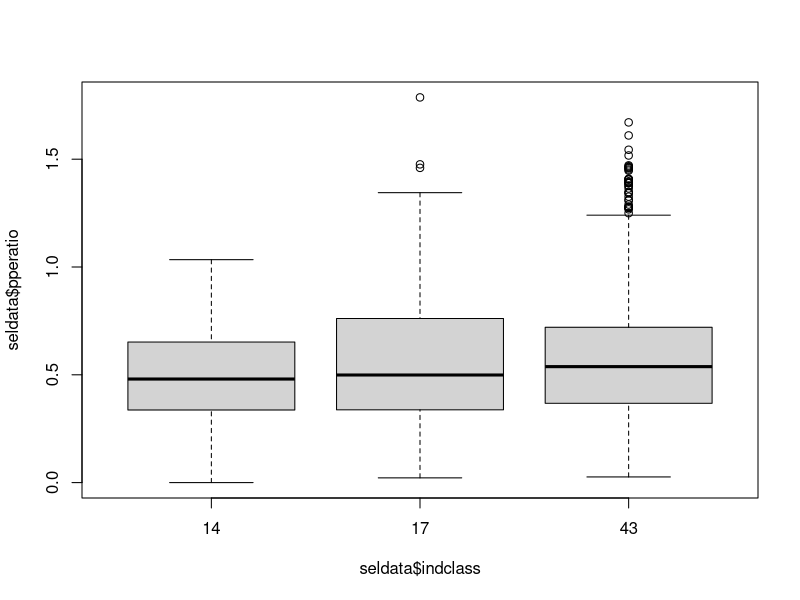
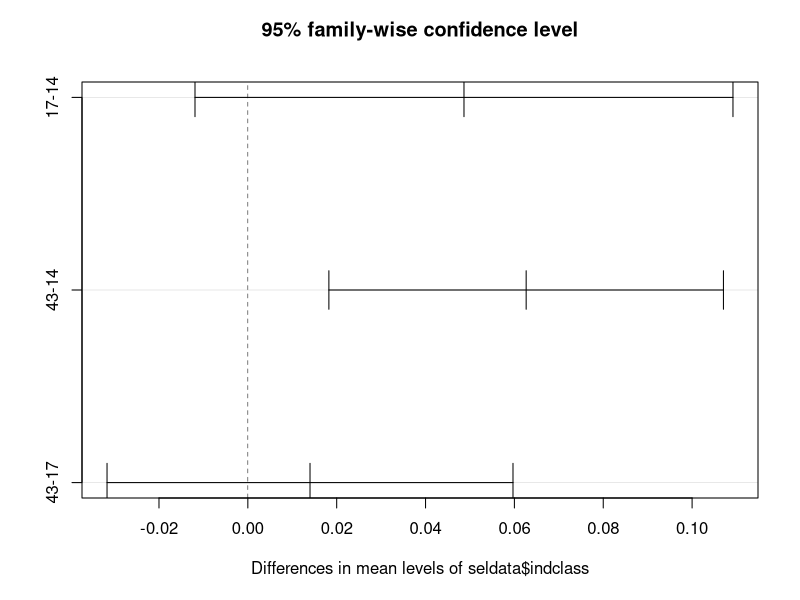

Reproduce these figures in R, in order.
findata <- read.csv("Financial data.csv", header = TRUE)
findata$pperatio <- findata$ppe/findata$assets
head(findata)
findata[1:2, ]
findata[1, 1:5]
selclass <- c(14, 17, 43)
seldata <- findata[is.element(findata$indclass, selclass) & !is.na(findata$indclass), ]
seldata$indclass <- as.factor(seldata$indclass)
tapply(seldata$pperatio, seldata$indclass, summary)
tapply(seldata$pperatio, seldata$indclass, sd)
tapply(seldata$pperatio, seldata$indclass, length)
boxplot(seldata$pperatio~seldata$indclass)
aov.ppe <- aov(seldata$pperatio~seldata$indclass)
aov.ppe
summary(aov.ppe)
TukeyHSD(aov.ppe, conf.level = 0.95)
plot(TukeyHSD(aov.ppe, conf.int = 0.95))
findata[3,6]
group1 <- findata$pperatio[findata$indclass==43 & !is.na(findata$indclass)] 
group2 <- findata$pperatio[findata$indclass==14 & !is.na(findata$indclass)]
len1 <- length(group1)
len2 <- length(group2)
df.dif <- len1 + len2 - 2
var1 <- var(group1)
var2 <- var(group2)
dif <- mean(group1) - mean(group2)
sp <- sqrt(((len1-1)*var1 + (len2-1)*var2)/df.dif)
se.dif <- sp*sqrt((1/len1) + (1/len2))
int.dif <- abs(qt(0.025,df=df.dif)) * se.dif
# Lower CI
ll <- dif - int.dif
# Upper CI
ul <- dif + int.dif
ll
ul
se.dif
